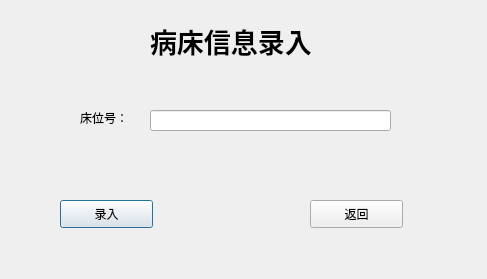
<?xml version="1.0" encoding="UTF-8"?>
<ui version="4.0">
 <class>AddChuang</class>
 <widget class="QDialog" name="AddChuang">
  <property name="geometry">
   <rect>
    <x>0</x>
    <y>0</y>
    <width>487</width>
    <height>279</height>
   </rect>
  </property>
  <property name="windowTitle">
   <string>病床信息录入</string>
  </property>
  <widget class="QPushButton" name="pushButton">
   <property name="geometry">
    <rect>
     <x>60</x>
     <y>200</y>
     <width>93</width>
     <height>28</height>
    </rect>
   </property>
   <property name="text">
    <string>录入</string>
   </property>
  </widget>
  <widget class="QPushButton" name="pushButton_2">
   <property name="geometry">
    <rect>
     <x>310</x>
     <y>200</y>
     <width>93</width>
     <height>28</height>
    </rect>
   </property>
   <property name="text">
    <string>返回</string>
   </property>
  </widget>
  <widget class="QLabel" name="label">
   <property name="geometry">
    <rect>
     <x>150</x>
     <y>10</y>
     <width>261</width>
     <height>61</height>
    </rect>
   </property>
   <property name="font">
    <font>
     <pointsize>20</pointsize>
     <weight>75</weight>
     <bold>true</bold>
    </font>
   </property>
   <property name="text">
    <string>病床信息录入</string>
   </property>
  </widget>
  <widget class="QLabel" name="label_2">
   <property name="geometry">
    <rect>
     <x>80</x>
     <y>110</y>
     <width>72</width>
     <height>15</height>
    </rect>
   </property>
   <property name="text">
    <string>床位号：</string>
   </property>
  </widget>
  <widget class="QLineEdit" name="a">
   <property name="geometry">
    <rect>
     <x>150</x>
     <y>110</y>
     <width>241</width>
     <height>21</height>
    </rect>
   </property>
  </widget>
 </widget>
 <resources/>
 <connections/>
</ui>
